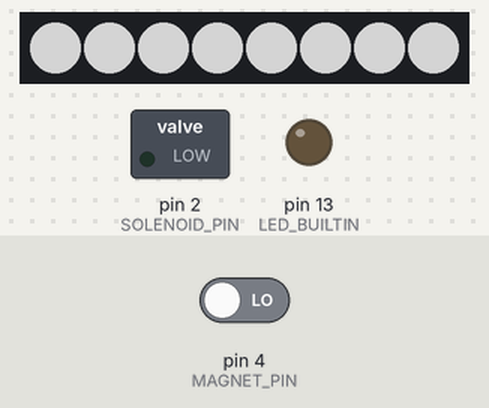
Simulated run of this sketch. Board: Arduino Uno, built with avr-gcc and run on an emulated ATmega328P. Shown: 8 RGB LEDs in strip order, left to right, switched loads named in the sketch (green lamp = pin HIGH), output pins drawn as LEDs (lit = HIGH). Inputs (shaded band) come from the test bench; at power-on: pin 4 (MAGNET_PIN) LOW. Dim RGB values are drawn brighter than linear; random numbers use the default seed unless the sketch sets one.

Above: at 0.7 s.
2.1 s: pin 4 (MAGNET_PIN) driven HIGH
At 2.28 s:
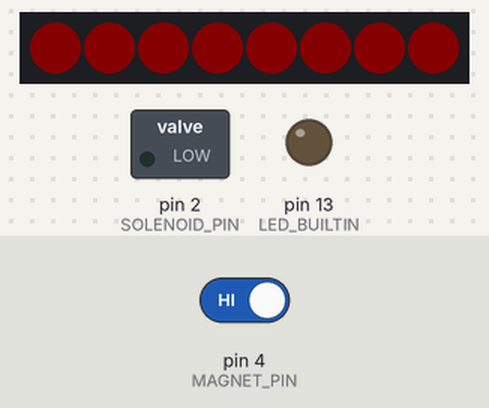
At 11.2 s:
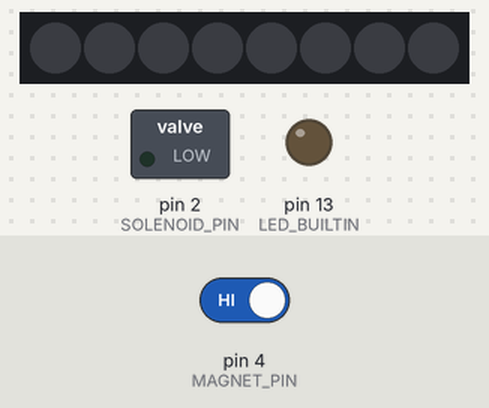
Timing chart, 0 to 12.7 s (numbered marks = the images above; inputs shaded):
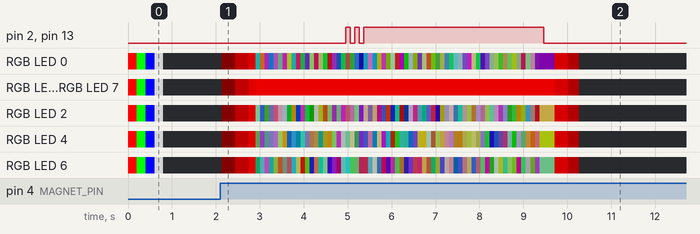

Measured:
- after the input at 2.1 s, pin 2 (SOLENOID_PIN), pin 13 (LED_BUILTIN): goes HIGH 0.10 s, LOW 0.10 s, HIGH 0.10 s, LOW 0.10 s, HIGH 4.1 s, then LOW, starting after 2.9 s

The sketch:

Cabinet.ino
```cpp
#include <Adafruit_NeoPixel.h>

#define SOLENOID_PIN 2
#define LED_PIN 3
#define MAGNET_PIN 4

#define LED_COUNT 8

#define WHITE_BRIGHTNESS 192
#define COLOR_BRIGHTNESS 192

Adafruit_NeoPixel strip = Adafruit_NeoPixel(LED_COUNT, LED_PIN, NEO_GRB + NEO_KHZ800);

const uint32_t COLORS[] = {
    strip.Color(COLOR_BRIGHTNESS, 0, 0), // red
    strip.Color(0, COLOR_BRIGHTNESS, 0), // green
    strip.Color(0, 0, COLOR_BRIGHTNESS), // blue
    strip.Color(COLOR_BRIGHTNESS / 2, COLOR_BRIGHTNESS / 2, 0) // yellow
};
const uint32_t WHITE = strip.Color(WHITE_BRIGHTNESS, WHITE_BRIGHTNESS, WHITE_BRIGHTNESS);

unsigned char selectedColor = 0; // Which primary index in the COLORS[][] array we're using for the animation

void setColor(uint32_t c)
{
    for(uint16_t i = 0; i < LED_COUNT; i++)
    {
        strip.setPixelColor(i, c);
    }
}

void colorTest()
{
    setColor(strip.Color(255, 0, 0));
    strip.show();
    delay(200);
    setColor(strip.Color(0, 255, 0));
    strip.show();
    delay(200);
    setColor(strip.Color(0, 0, 255));
    strip.show();
    delay(200);
    setColor(strip.Color(128, 128, 128)); // NOTE: The current board design doesn't have enough current for a full 0xFFFFFF white.
    strip.show();
    delay(200);
    setColor(strip.Color(0, 0, 0));
    strip.show();
}

void setSolenoid(bool energized)
{
    digitalWrite(SOLENOID_PIN, energized ? HIGH : LOW);
    digitalWrite(LED_BUILTIN, energized? HIGH : LOW);
}

void setup()
{
    pinMode(SOLENOID_PIN, OUTPUT);
    pinMode(MAGNET_PIN, INPUT);
    pinMode(LED_BUILTIN, OUTPUT);
    pinMode(A0, INPUT);
    randomSeed(analogRead(0));
    setSolenoid(false);
    strip.begin();
    strip.show(); // Initialize all pixels to 'off'
    colorTest();
}

void randomAnimation(uint32_t c)
{
    for(uint16_t i = 0; i < LED_COUNT; i++)
    {
        if (i % 2)
        {
            strip.setPixelColor(i, c);
        } else {
            uint32_t randC = 0;
            for (int shade = 0; shade <= 4; shade++)
                randC = (randC << 8) | random(0x00, 0x60);
            strip.setPixelColor(i, randC);
        }
    }
    strip.show();
}

void doAnimateUnlock()
{
    selectedColor = random(0, 4);
    // Fade up
    for (int brightness = 0; brightness <= 255; brightness += 10)
    {
        strip.setBrightness(brightness);
        setColor(COLORS[selectedColor]);
        strip.show();
        delay(30);
    }
    strip.setBrightness(255);
    setColor(COLORS[selectedColor]);
    strip.show();

    // Blinkeys
    for (unsigned int counter = 0; counter < 20; counter++)
    {
        randomAnimation(COLORS[selectedColor]);
        delay(100);
    }

    for (int i = 0; i < 2; i++)
    {
        randomAnimation(COLORS[selectedColor]);
        setSolenoid(true);
        delay(100);
        randomAnimation(COLORS[selectedColor]);
        setSolenoid(false);
        delay(100);
    }
    setSolenoid(true);
    for (unsigned int counter = 0; counter < 40; counter++)
    {
        randomAnimation(COLORS[selectedColor]);
        delay(100);
    }
    setSolenoid(false);

    // Fade out
    setColor(COLORS[selectedColor]);
    strip.show();
    for (int brightness = 255; brightness >= 0; brightness -= 10)
    {
        strip.setBrightness(brightness);
        setColor(COLORS[selectedColor]);
        strip.show();
        delay(30);
    }
    strip.setBrightness(255);
    setColor(0x000000);
    strip.show();
}

bool oldState = false;
bool newState = false;
void loop()
{
    if (digitalRead(MAGNET_PIN) == HIGH)
    {
        newState = false;
    } else {
        newState = true;
    }
    if (oldState != newState)
    {
        if (LOW == newState)
            doAnimateUnlock();
        oldState = newState;
    }
}
```
